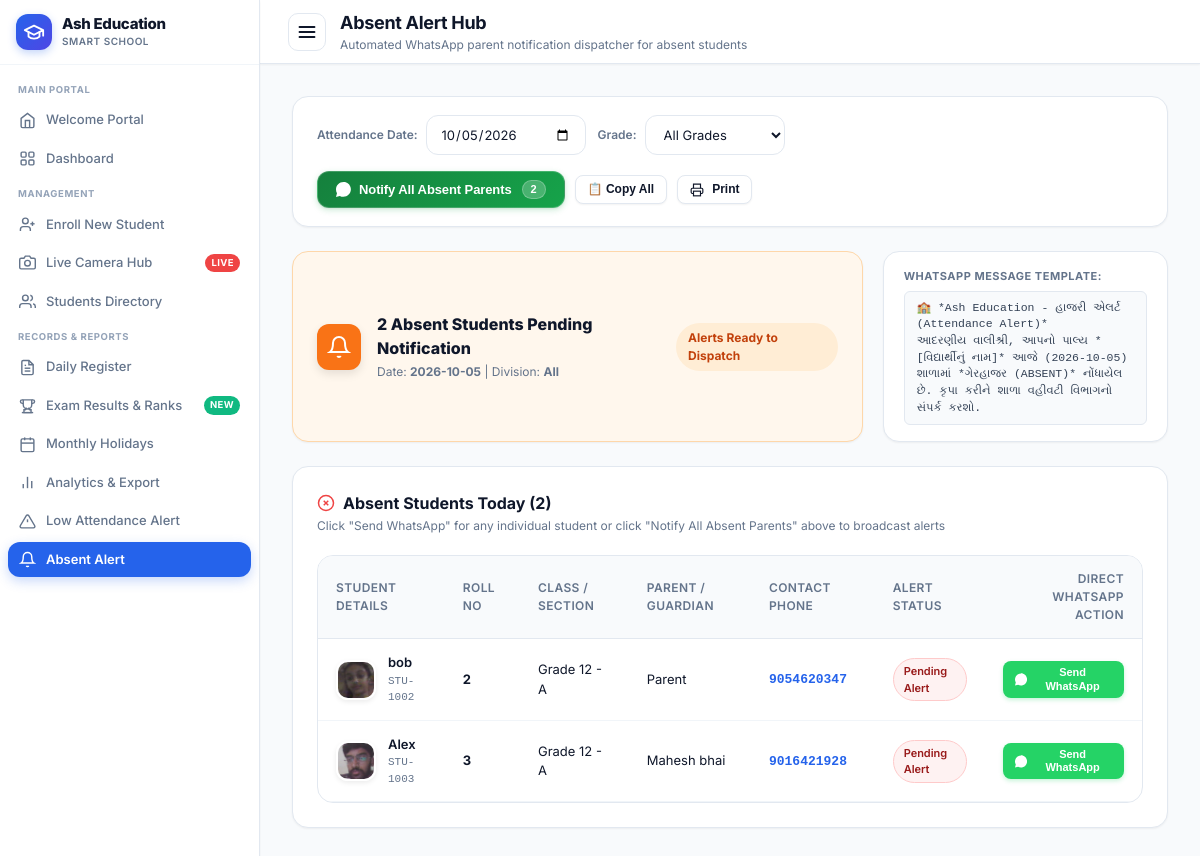
The app's page /absent-alert with its own data.
### tables this page shows
CREATE TABLE students (
        id INTEGER PRIMARY KEY AUTOINCREMENT,
        student_id TEXT UNIQUE NOT NULL,
        full_name TEXT NOT NULL,
        grade TEXT NOT NULL,
        section TEXT NOT NULL,
        roll_no TEXT NOT NULL,
        gender TEXT DEFAULT 'Other',
        guardian_name TEXT,
        guardian_phone TEXT,
        photo_path TEXT,
        status TEXT DEFAULT 'Active',
        created_at TIMESTAMP DEFAULT CURRENT_TIMESTAMP
    , parent_phone TEXT, category TEXT DEFAULT 'General', dob TEXT DEFAULT '');

### backend/app.py (the view)
@app.route('/absent-alert')
def absent_alert():
    target_date = request.args.get('date', date.today().isoformat())
    grade = request.args.get('grade', session.get('selected_grade', 'All'))
    session['selected_grade'] = grade
    records = get_today_attendance(target_date)
    if grade and grade != 'All':
        records = [r for r in records if r['grade'] == grade]
    absent_records = [r for r in records if r['attendance_status'] != 'Present']
    sent_student_ids = get_sent_whatsapp_student_ids(target_date)
    for r in absent_records:
        r['whatsapp_sent'] = (r['student_id'] in sent_student_ids)
    recent_wa_logs = get_whatsapp_logs_by_date(target_date)
    return render_template(
        'absent_alert.html',
        records=absent_records,
        selected_date=target_date,
        selected_grade=grade,
        absent_count=len(absent_records),
        recent_logs=recent_wa_logs
    )

### backend/app.py (called while the page is built)
@app.context_processor
def inject_global_grade():
    active_grade = session.get('selected_grade', 'All')
    all_students = get_all_students()
    all_grades = sorted(list(set(s['grade'] for s in all_students if s.get('grade'))))
    return {
        'active_grade': active_grade,
        'all_campus_grades': all_grades
    }

### backend/database.py (called while the page is built)
def get_db_connection():
    conn = sqlite3.connect(DB_PATH)
    conn.execute("PRAGMA foreign_keys = ON")
    conn.row_factory = sqlite3.Row
    return conn

def get_whatsapp_logs_by_date(sent_date):
    conn = get_db_connection()
    cursor = conn.cursor()
    cursor.execute('SELECT * FROM whatsapp_logs WHERE sent_date = ? ORDER BY created_at DESC', (sent_date,))
    rows = cursor.fetchall()
    conn.close()
    return [dict(r) for r in rows]

def get_sent_whatsapp_student_ids(sent_date):
    conn = get_db_connection()
    cursor = conn.cursor()
    cursor.execute('SELECT DISTINCT student_id FROM whatsapp_logs WHERE sent_date = ?', (sent_date,))
    rows = cursor.fetchall()
    conn.close()
    return set(r['student_id'] for r in rows)

### frontend/templates/absent_alert.html (shortened to what this page needs)
{% extends "base.html" %}
{% block page_heading %}Absent Alert Hub{% endblock %}
{% block page_subheading %}Automated WhatsApp parent notification dispatcher for absent students{% endblock %}
{% block content %}
<div class="card" style="margin-bottom:24px; padding:18px 24px;">
  <form method="GET" action="{{ url_for('absent_alert') }}" style="display:flex; justify-content:space-between; align-items:center; flex-wrap:wrap; gap:16px;">
    <div style="display:flex; align-items:center; gap:12px; flex-wrap:wrap;">
      <div style="display:flex; align-items:center; gap:8px;">
        <label for="alert-date" style="font-size:12px; font-weight:600; color:var(--text-muted);">Attendance Date:</label>
        <input type="date" id="alert-date" name="date" class="form-control" value="{{ selected_date }}" style="width:160px;" onchange="this.form.submit()">
      </div>
      <div style="display:flex; align-items:center; gap:8px;">
        <label for="grade-filter" style="font-size:12px; font-weight:600; color:var(--text-muted);">Grade:</label>
        <select id="grade-filter" name="grade" class="form-control" style="width:140px;" onchange="this.form.submit()">
          <option value="All" {% if selected_grade == 'All' %}selected{% endif %}>All Grades</option>
        </select>
      </div>
    </div>
    <div style="display:flex; gap:10px; align-items:center; flex-wrap:wrap;">
      <button type="button" class="btn-whatsapp-broadcast" id="btn-one-trigger-wa" onclick="oneTriggerSendAllAbsentWhatsApp()" title="Send WhatsApp attendance notification to all absent students' parents">
        <span>Notify All Absent Parents</span>
        <span id="top-absent-badge" class="count-pill">{{ absent_count }}</span>
      </button>
      <button type="button" class="btn btn-secondary btn-sm" onclick="copyAllAbsentMessages()" title="Copy all formatted alert messages">
        <span>📋 Copy All</span>
      </button>
      <button type="button" class="btn btn-secondary btn-sm" onclick="window.print()">
        <svg width="14" height="14" viewBox="0 0 24 24" fill="none" stroke="currentColor" stroke-width="2">
          <polyline points="6 9 6 2 18 2 18 9"></polyline>
          <path d="M6 18H4a2 2 0 0 1-2-2v-5a2 2 0 0 1 2-2h16a2 2 0 0 1 2 2v5a2 2 0 0 1-2 2h-2"></path>
          <rect x="6" y="14" width="12" height="8"></rect>
        </svg>
        <span>Print</span>
      </button>
    </div>
  </form>
</div>
<div style="display:grid; grid-template-columns: 2fr 1fr; gap:20px; margin-bottom:24px;">
  <div class="card" style="padding:18px 24px; display:flex; align-items:center; justify-content:space-between; background:{% if absent_count > 0 %}#fff7ed; border:1px solid #fed7aa;{% else %}#f0fdf4; border:1px solid #bbf7d0;{% endif %}">
    <div style="display:flex; align-items:center; gap:16px;">
      <div style="width:46px; height:46px; border-radius:12px; background:{% if absent_count > 0 %}#f97316;{% else %}#10b981;{% endif %} color:white; display:flex; align-items:center; justify-content:center; box-shadow:0 4px 10px rgba(0,0,0,0.1);">
        {% if absent_count > 0 %}
          <svg width="24" height="24" viewBox="0 0 24 24" fill="none" stroke="currentColor" stroke-width="2">
            <path d="M18 8A6 6 0 0 0 6 8c0 7-3 9-3 9h18s-3-2-3-9"></path>
            <path d="M13.73 21a2 2 0 0 1-3.46 0"></path>
          </svg>
        {% else %}
          <svg width="24" height="24" viewBox="0 0 24 24" fill="none" stroke="currentColor" stroke-width="2">
            <polyline points="20 6 9 17 4 12"></polyline>
          </svg>
        {% endif %}
      </div>
      <div>
        <h4 style="font-size:16px; font-weight:800; color:#0f172a; margin:0;">
          {% if absent_count > 0 %}
            {{ absent_count }} Absent Student{% if absent_count > 1 %}s{% endif %} Pending Notification
          {% else %}
            All Students Present & Verified
          {% endif %}
        </h4>
        <p style="font-size:12px; color:var(--text-muted); margin:3px 0 0 0;">
          Date: <strong>{{ selected_date }}</strong> | Division: <strong>{{ selected_grade }}</strong>
        </p>
      </div>
    </div>
    <div>
      <span class="badge" style="font-size:12px; padding:6px 12px; font-weight:700; background:{% if absent_count > 0 %}#ffedd5; color:#c2410c;{% else %}#dcfce7; color:#15803d;{% endif %}">
        {% if absent_count > 0 %}Alerts Ready to Dispatch{% else %}✓ Zero Absents{% endif %}
      </span>
    </div>
  </div>
  <div class="card" style="padding:16px 20px;">
    <div style="font-size:11px; font-weight:700; color:var(--text-muted); text-transform:uppercase; letter-spacing:0.5px; margin-bottom:6px;">
      WhatsApp Message Template:
    </div>
    <div style="font-size:11.5px; color:#334155; line-height:1.45; font-family:monospace; background:#f8fafc; padding:8px 12px; border-radius:6px; border:1px solid #e2e8f0;">
      🏫 *Ash Education - હાજરી એલર્ટ (Attendance Alert)*<br>
      આદરણીય વાલીશ્રી, આપનો પાલ્ય *[વિદ્યાર્થીનું નામ]* આજે ({{ selected_date }}) શાળામાં *ગેરહાજર (ABSENT)* નોંધાયેલ છે. કૃપા કરીને શાળા વહીવટી વિભાગનો સંપર્ક કરશો.
    </div>
  </div>
</div>
<div class="card" style="margin-bottom:28px;">
  <div class="card-header">
    <div>
      <div class="card-title">
        <svg width="18" height="18" viewBox="0 0 24 24" fill="none" stroke="currentColor" stroke-width="2" style="color:#ef4444;">
          <circle cx="12" cy="12" r="10"></circle>
          <line x1="15" y1="9" x2="9" y2="15"></line>
          <line x1="9" y1="9" x2="15" y2="15"></line>
        </svg>
        Absent Students Today ({{ records|length }})
      </div>
      <div class="card-subtitle">Click "Send WhatsApp" for any individual student or click "Notify All Absent Parents" above to broadcast alerts</div>
    </div>
  </div>
  {% if records and records|length > 0 %}
    <div class="table-responsive">
      <table class="custom-table">
        <thead>
          <tr>
            <th>Student Details</th>
            <th>Roll No</th>
            <th>Class / Section</th>
            <th>Parent / Guardian</th>
            <th>Contact Phone</th>
            <th>Alert Status</th>
            <th style="text-align:right;">Direct WhatsApp Action</th>
          </tr>
        </thead>
        <tbody>
          {% for r in records %}
            <tr id="row-{{ r.student_id }}">
              <td>
                <div class="student-cell">
                  <img src="{{ r.photo_path or url_for('static', filename='img/avatar_default.png') }}" class="student-avatar" alt="{{ r.full_name }}" onerror="this.src='https://ui-avatars.com/api/?name={{ r.full_name }}&background=FEE2E2&color=DC2626'">
                  <div class="student-meta">
                    <div class="name" id="name-{{ r.student_id }}">{{ r.full_name }}</div>
                    <div class="sub" style="font-family:monospace;">{{ r.student_id }}</div>
                  </div>
                </div>
              </td>
              <td><strong>{{ r.roll_no }}</strong></td>
              <td>{{ r.grade }} - {{ r.section }}</td>
              <td>{{ r.guardian_name or 'Parent' }}</td>
              <td>
                <span id="phone-{{ r.student_id }}" style="font-weight:700; color:#2563eb; font-family:monospace;">
                  {{ r.parent_phone or r.guardian_phone or 'No phone' }}
                </span>
              </td>
              <td id="status-badge-{{ r.student_id }}">
                {% if r.whatsapp_sent %}
                  <span class="badge badge-present" style="font-size:11px;">✓ Alert Sent</span>
                {% else %}
                  <span class="badge badge-absent" style="font-size:11px;">Pending Alert</span>
                {% endif %}
              </td>
              <td style="text-align:right;">
                <button type="button" class="btn btn-sm btn-wa-action {% if r.whatsapp_sent %}btn-wa-sent{% else %}btn-wa-pending{% endif %}" id="btn-wa-{{ r.student_id }}"
                  data-id="{{ r.student_id }}"
                  data-name="{{ r.full_name }}"
                  data-phone="{{ r.parent_phone or r.guardian_phone or '' }}"
                  data-roll="{{ r.roll_no }}"
                  data-grade="{{ r.grade }}"
                  data-section="{{ r.section }}"
                  data-date="{{ selected_date }}"
                  onclick="triggerSingleWhatsApp(this)"
                  style="color:white; font-size:11px; font-weight:700; padding:5px 12px; border:none; border-radius:var(--radius-sm); display:inline-flex; align-items:center; gap:6px; box-shadow:0 2px 4px rgba(37,211,102,0.25); cursor:pointer;">
                  <span>{% if r.whatsapp_sent %}✓ Sent Again{% else %}Send WhatsApp{% endif %}</span>
                </button>
              </td>
            </tr>
          {% endfor %}
        </tbody>
      </table>
    </div>
  {% endif %}
</div>
{% endblock %}

### frontend/templates/absent_alert.html (style rules this page uses)
.btn-wa-pending { background: #25D366 !important; }

### records on screen
students: photo_path (picture), full_name "bob", student_id "STU-1002", roll_no "2", grade "Grade 12", section "A", guardian_name "Parent", parent_phone "9054620347"
students: photo_path (picture), full_name "Alex", student_id "STU-1003", roll_no "3", grade "Grade 12", section "A", guardian_name "Mahesh bhai", parent_phone "9016421928"

### other values on screen
{{ absent_count }} "2"
{{ selected_date }} "2026-10-05"
{{ selected_grade }} "All"
{{ records|length }} "2"
